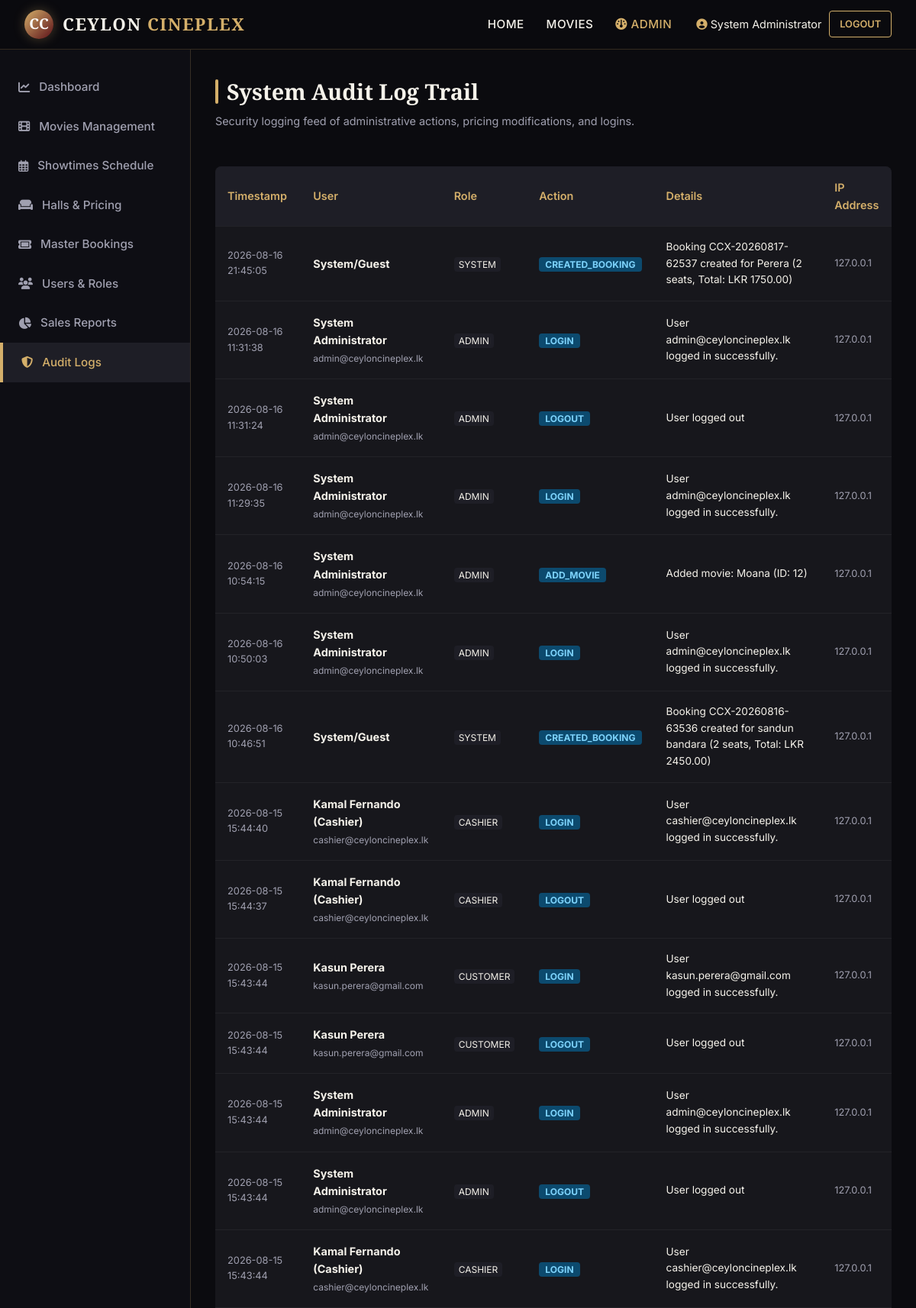
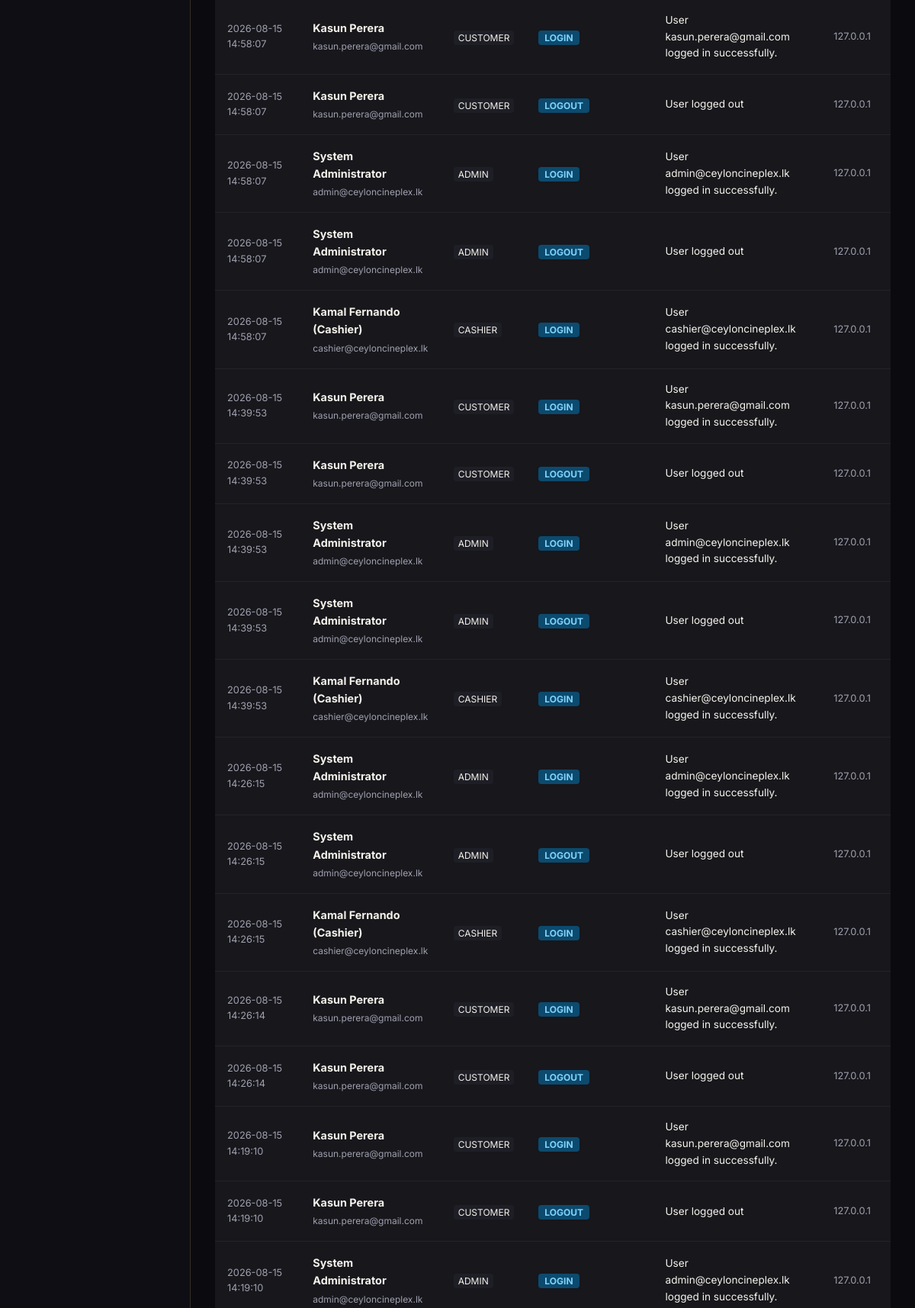
Screenshot of /admin/audit-logs (signed in, upper part) with the database file from the repository (2 pictures, top to bottom).
### tables this page shows
CREATE TABLE users ( id INTEGER PRIMARY KEY AUTOINCREMENT, full_name VARCHAR(100) NOT NULL, email VARCHAR(120) NOT NULL UNIQUE, phone VARCHAR(20) NOT NULL, password_hash VARCHAR(255) NOT NULL, role_id INT NOT NULL DEFAULT 1, created_at DATETIME DEFAULT CURRENT_TIMESTAMP, FOREIGN KEY (role_id) REFERENCES roles(id) ON DELETE RESTRICT );

CREATE TABLE audit_logs ( id INTEGER PRIMARY KEY AUTOINCREMENT, user_id INT NULL, action VARCHAR(100) NOT NULL, details TEXT, ip_address VARCHAR(45), created_at DATETIME DEFAULT CURRENT_TIMESTAMP, FOREIGN KEY (user_id) REFERENCES users(id) ON DELETE SET NULL );

CREATE TABLE roles ( id INTEGER PRIMARY KEY AUTOINCREMENT, name VARCHAR(50) NOT NULL UNIQUE );

### routes/admin.py (the view)
@admin_bp.route('/admin/audit-logs')
@login_required
@role_required('ADMIN')
def audit_logs():
    logs = AuditLog.get_recent(limit=100)
    return render_template('admin/audit-logs.html', logs=logs)

### app.py (called while the page is built)
@app.context_processor
def inject_global_vars():
    return {
        'cinema_name': Config.CINEMA_NAME,
        'cinema_tagline': Config.CINEMA_TAGLINE,
        'cinema_address': Config.CINEMA_ADDRESS,
        'cinema_phone': Config.CINEMA_PHONE,
        'user_name': session.get('user_name'),
        'user_role': session.get('user_role', 'GUEST')
    }

### database/db.py (called while the page is built, shortened)
def _create_raw_connection():
    if Config.DB_TYPE == 'mysql':
        connection = pymysql.connect(
            host=Config.MYSQL_HOST,
            port=Config.MYSQL_PORT,
            user=Config.MYSQL_USER,
            password=Config.MYSQL_PASSWORD,
            database=Config.MYSQL_DB,
            autocommit=False,
            cursorclass=pymysql.cursors.DictCursor
        )
        return connection
    else:
        db_path = Config.SQLITE_DB_PATH
        os.makedirs(os.path.dirname(os.path.abspath(db_path)), exist_ok=True)
        base_db = os.path.join(os.path.dirname(os.path.dirname(__file__)), 'ceylon_cineplex.db')
        conn = sqlite3.connect(db_path, check_same_thread=False)
        conn.row_factory = sqlite3.Row
        conn.execute("PRAGMA foreign_keys = ON;")
        return conn

def get_db_connection():
    conn = _create_raw_connection()
    is_sqlite = Config.DB_TYPE != 'mysql'
    if is_sqlite:
        try:
            cur = conn.cursor()
            cur.execute("SELECT name FROM sqlite_master WHERE type='table' AND name='movies';")
            if not cur.fetchone():
                init_db(conn=conn)
        except Exception as ex:
            print(f"[!] SQLite schema check error: {ex}")
    return conn

### models/audit.py (called while the page is built)
    @staticmethod
    def get_recent(limit=100):
        query = """
            SELECT a.*, u.full_name, u.email, r.name as role_name
            FROM audit_logs a
            LEFT JOIN users u ON a.user_id = u.id
            LEFT JOIN roles r ON u.role_id = r.id
            ORDER BY a.created_at DESC
            LIMIT ?;
        """
        return execute_query(query, (limit,), fetchall=True)

### routes/auth.py (called while the page is built)
def login_required(f):
    @wraps(f)
    def decorated_function(*args, **kwargs):
        if 'user_id' not in session:
            flash("Please log in to access this page.", "warning")
            return redirect(url_for('auth.login', next=request.url))
        return f(*args, **kwargs)
    return decorated_function

### templates/admin/audit-logs.html
{% extends "base.html" %}
{% block extra_css %}
<link rel="stylesheet" href="{{ url_for('static', filename='css/admin.css') }}">
{% endblock %}
{% block content %}
<div class="admin-container">
    <div class="admin-sidebar">
        <ul class="sidebar-menu">
            <li class="sidebar-item"><a href="{{ url_for('admin.dashboard') }}"><i class="fa-solid fa-chart-line"></i> Dashboard</a></li>
            <li class="sidebar-item"><a href="{{ url_for('admin.movies') }}"><i class="fa-solid fa-film"></i> Movies Management</a></li>
            <li class="sidebar-item"><a href="{{ url_for('admin.showtimes') }}"><i class="fa-regular fa-calendar-days"></i> Showtimes Schedule</a></li>
            <li class="sidebar-item"><a href="{{ url_for('admin.halls') }}"><i class="fa-solid fa-couch"></i> Halls & Pricing</a></li>
            <li class="sidebar-item"><a href="{{ url_for('admin.bookings') }}"><i class="fa-solid fa-ticket"></i> Master Bookings</a></li>
            <li class="sidebar-item"><a href="{{ url_for('admin.users') }}"><i class="fa-solid fa-users"></i> Users & Roles</a></li>
            <li class="sidebar-item"><a href="{{ url_for('admin.reports') }}"><i class="fa-solid fa-chart-pie"></i> Sales Reports</a></li>
            <li class="sidebar-item active"><a href="{{ url_for('admin.audit_logs') }}"><i class="fa-solid fa-shield-halved"></i> Audit Logs</a></li>
        </ul>
    </div>
    <div class="admin-main">
        <div style="margin-bottom: 2rem;">
            <h1 class="section-title">System Audit Log Trail</h1>
            <p style="color: var(--text-muted); font-size: 0.9rem; margin-top: 4px;">Security logging feed of administrative actions, pricing modifications, and logins.</p>
        </div>
        <div class="table-responsive">
            <table class="table-custom">
                <thead>
                    <tr>
                        <th>Timestamp</th>
                        <th>User</th>
                        <th>Role</th>
                        <th>Action</th>
                        <th>Details</th>
                        <th>IP Address</th>
                    </tr>
                </thead>
                <tbody>
                    {% for log in logs %}
                        <tr>
                            <td style="font-size: 0.8rem; color: var(--text-muted);">{{ log.created_at }}</td>
                            <td><strong>{{ log.full_name or 'System/Guest' }}</strong><br/><span style="font-size: 0.75rem; color: var(--text-muted);">{{ log.email or '' }}</span></td>
                            <td><span style="background: var(--bg-surface); padding: 2px 6px; border-radius: 4px; font-size: 0.75rem;">{{ log.role_name or 'SYSTEM' }}</span></td>
                            <td><span style="background: #0C4A6E; color: #7DD3FC; padding: 2px 8px; border-radius: 4px; font-weight: bold; font-size: 0.75rem;">{{ log.action }}</span></td>
                            <td style="font-size: 0.85rem;">{{ log.details }}</td>
                            <td style="font-size: 0.8rem; color: var(--text-muted);">{{ log.ip_address or '127.0.0.1' }}</td>
                        </tr>
                    {% endfor %}
                </tbody>
            </table>
        </div>
    </div>
</div>
{% endblock %}

### templates/base.html (shortened to what this page needs)
<!DOCTYPE html>
<html lang="{{ current_lang | lower }}">
<head>
    <link rel="stylesheet" href="https://cdnjs.cloudflare.com/ajax/libs/font-awesome/6.4.0/css/all.min.css">
    <link rel="stylesheet" href="{{ url_for('static', filename='css/style.css') }}">
    {% block extra_css %}{% endblock %}
</head>
<body>
    <nav class="navbar">
        <div class="brand-container">
            <a href="{{ url_for('customer.index') }}" style="display: flex; align-items: center; gap: 12px;">
                <div class="brand-logo">CC</div>
                <div class="brand-title">CEYLON <span>CINEPLEX</span></div>
            </a>
        </div>
        <div class="nav-wrapper" id="navWrapper">
            <ul class="nav-menu">
                <li><a href="{{ url_for('customer.index') }}" class="nav-link" data-si="Home">Home</a></li>
                <li><a href="{{ url_for('customer.movies') }}" class="nav-link" data-si="Movies">Movies</a></li>
                {% if session.user_id %}
                    {% if session.user_role == 'ADMIN' %}
                        <li><a href="{{ url_for('admin.dashboard') }}" class="nav-link" style="color: var(--gold);" data-si="Admin Dashboard"><i class="fa-solid fa-gauge"></i> Admin</a></li>
                    {% elif session.user_role == 'CASHIER' %}
                        <li><a href="{{ url_for('cashier.dashboard') }}" class="nav-link" style="color: var(--gold);" data-si="Cashier POS"><i class="fa-solid fa-cash-register"></i> POS Counter</a></li>
                    {% else %}
                        <li><a href="{{ url_for('customer.my_bookings') }}" class="nav-link" data-si="My Bookings">My Bookings</a></li>
                    {% endif %}
                {% endif %}
            </ul>
            <div class="nav-actions">
                {% if session.user_id %}
                    <div style="display: flex; align-items: center; gap: 10px; flex-wrap: wrap;">
                        <a href="{{ url_for('customer.profile') }}" style="color: var(--text-primary); font-size: 0.9rem;">
                            <i class="fa-solid fa-circle-user" style="color: var(--gold);"></i> {{ session.user_name }}
                        </a>
                        <a href="{{ url_for('auth.logout') }}" class="btn-outline" style="padding: 0.4rem 0.8rem; font-size: 0.8rem;">Logout</a>
                    </div>
                {% else %}
                    <a href="{{ url_for('auth.login') }}" class="btn-outline">Login</a>
                    <a href="{{ url_for('auth.register') }}" class="btn-primary">Register</a>
                {% endif %}
            </div>
        </div>
    </nav>
    <main style="flex-grow: 1;">
        {% block content %}{% endblock %}
    </main>
</body>
</html>

### static/css/style.css (style rules this page uses)
:root { --bg-dark: #0B0B0F; --bg-card: #17171C; --bg-surface: #1E1E26; --burgundy: #5B1018; --red-accent: #A51C30; --gold: #D4AF6A; --gold-hover: #E5C384; --text-primary: #F5F2EA; --text-muted: #A0A0B0; --border-color: rgba(212, 175, 106, 0.2); --font-heading: 'Cinzel', 'Playfair Display', Georgia, serif; --font-sans: 'Inter', -apple-system, BlinkMacSystemFont, 'Segoe UI', Roboto, sans-serif; }
* { margin: 0; padding: 0; box-sizing: border-box; }
body { background-color: var(--bg-dark); color: var(--text-primary); font-family: var(--font-sans); line-height: 1.6; min-height: 100vh; display: flex; flex-direction: column; overflow-x: hidden; }
a { color: var(--gold); text-decoration: none; transition: color 0.3s ease; }
.navbar { background: rgba(11, 11, 15, 0.95); backdrop-filter: blur(12px); border-bottom: 1px solid var(--border-color); position: sticky; top: 0; z-index: 1000; padding: 0.8rem 2rem; display: flex; align-items: center; justify-content: space-between; flex-wrap: wrap; }
.brand-container { display: flex; align-items: center; gap: 12px; }
.brand-logo { width: 38px; height: 38px; background: linear-gradient(135deg, var(--gold), var(--burgundy)); border-radius: 50%; display: flex; align-items: center; justify-content: center; font-family: var(--font-heading); font-weight: bold; color: #fff; font-size: 1.2rem; box-shadow: 0 0 15px rgba(212, 175, 106, 0.3); }
.brand-title { font-family: var(--font-heading); font-size: 1.4rem; font-weight: 700; letter-spacing: 1.5px; color: var(--text-primary); }
.brand-title span { color: var(--gold); }
.nav-wrapper { display: flex; align-items: center; gap: 2rem; }
.nav-menu { display: flex; align-items: center; gap: 1.8rem; list-style: none; }
.nav-link { color: var(--text-primary); font-size: 0.95rem; font-weight: 500; letter-spacing: 0.5px; text-transform: uppercase; padding: 0.5rem 0; position: relative; }
.nav-link::after { content: ''; position: absolute; bottom: 0; left: 0; width: 0; height: 2px; background: var(--gold); transition: width 0.3s ease; }
.nav-actions { display: flex; align-items: center; gap: 1rem; }
.btn-outline { background: transparent; border: 1px solid var(--gold); color: var(--gold); font-weight: 600; padding: 0.6rem 1.3rem; border-radius: 4px; cursor: pointer; font-size: 0.85rem; text-transform: uppercase; transition: all 0.3s ease; }
.section-title { font-family: var(--font-heading); font-size: 1.8rem; color: var(--text-primary); position: relative; padding-left: 15px; }
.section-title::before { content: ''; position: absolute; left: 0; top: 15%; height: 70%; width: 4px; background: var(--gold); border-radius: 2px; }
.table-responsive { width: 100%; overflow-x: auto; -webkit-overflow-scrolling: touch; margin-top: 1rem; margin-bottom: 1rem; border-radius: 8px; }

### static/css/admin.css (style rules this page uses)
.admin-container { display: flex; min-height: calc(100vh - 70px); }
.admin-sidebar { width: 250px; background: #0E0E14; border-right: 1px solid var(--border-color); padding: 1.5rem 0; flex-shrink: 0; }
.sidebar-menu { list-style: none; }
.sidebar-item a { display: flex; align-items: center; gap: 12px; padding: 0.85rem 1.5rem; color: var(--text-muted); font-size: 0.95rem; font-weight: 500; transition: all 0.2s ease; }
.sidebar-item.active a, .sidebar-item a:hover { background: var(--bg-surface); color: var(--gold); border-left: 4px solid var(--gold); }
.admin-main { flex-grow: 1; padding: 2rem; background: var(--bg-dark); overflow-y: auto; }
.table-custom { width: 100%; border-collapse: collapse; margin-top: 1rem; background: var(--bg-card); border-radius: 8px; overflow: hidden; }
.table-custom th, .table-custom td { padding: 1rem; text-align: left; border-bottom: 1px solid rgba(255, 255, 255, 0.05); font-size: 0.9rem; }
.table-custom th { background: var(--bg-surface); color: var(--gold); font-weight: 600; }

### rows the page displays
users: user_name "System Administrator"
audit_logs: created_at "2026-08-16 21:45:05", full_name "System/Guest", role_name "SYSTEM", action "CREATED_BOOKING", details "Booking CCX-20260817-62537 created for Perera (2 seats, Total: LKR 1750.00)", ip_address "127.0.0.1"
audit_logs: created_at "2026-08-16 11:31:38", full_name "System Administrator", email "admin@ceyloncineplex.lk", name "ADMIN", action "LOGIN", details "User admin@ceyloncineplex.lk logged in successfully.", ip_address "127.0.0.1"
audit_logs: created_at "2026-08-16 11:31:24", full_name "System Administrator", email "admin@ceyloncineplex.lk", name "ADMIN", action "LOGOUT", details "User logged out", ip_address "127.0.0.1"
audit_logs: created_at "2026-08-16 11:29:35", full_name "System Administrator", email "admin@ceyloncineplex.lk", name "ADMIN", action "LOGIN", details "User admin@ceyloncineplex.lk logged in successfully.", ip_address "127.0.0.1"
audit_logs: created_at "2026-08-16 10:54:15", full_name "System Administrator", email "admin@ceyloncineplex.lk", name "ADMIN", action "ADD_MOVIE", details "Added movie: Moana (ID: 12)", ip_address "127.0.0.1"
audit_logs: created_at "2026-08-16 10:50:03", full_name "System Administrator", email "admin@ceyloncineplex.lk", name "ADMIN", action "LOGIN", details "User admin@ceyloncineplex.lk logged in successfully.", ip_address "127.0.0.1"
audit_logs: created_at "2026-08-16 10:46:51", full_name "System/Guest", role_name "SYSTEM", action "CREATED_BOOKING", details "Booking CCX-20260816-63536 created for sandun bandara (2 seats, Total: LKR 2450.00)", ip_address "127.0.0.1"
audit_logs: created_at "2026-08-15 15:44:40", full_name "Kamal Fernando (Cashier)", email "cashier@ceyloncineplex.lk", name "CASHIER", action "LOGIN", details "User cashier@ceyloncineplex.lk logged in successfully.", ip_address "127.0.0.1"
audit_logs: created_at "2026-08-15 15:44:37", full_name "Kamal Fernando (Cashier)", email "cashier@ceyloncineplex.lk", name "CASHIER", action "LOGOUT", details "User logged out", ip_address "127.0.0.1"
audit_logs: created_at "2026-08-15 15:43:44", full_name "Kasun Perera", email "kasun.perera@gmail.com", name "CUSTOMER", action "LOGIN", details "User kasun.perera@gmail.com logged in successfully.", ip_address "127.0.0.1"
audit_logs: created_at "2026-08-15 15:43:44", full_name "Kasun Perera", email "kasun.perera@gmail.com", name "CUSTOMER", action "LOGOUT", details "User logged out", ip_address "127.0.0.1"
audit_logs: created_at "2026-08-15 15:43:44", full_name "System Administrator", email "admin@ceyloncineplex.lk", name "ADMIN", action "LOGIN", details "User admin@ceyloncineplex.lk logged in successfully.", ip_address "127.0.0.1"
audit_logs: created_at "2026-08-15 15:43:44", full_name "System Administrator", email "admin@ceyloncineplex.lk", name "ADMIN", action "LOGOUT", details "User logged out", ip_address "127.0.0.1"
audit_logs: created_at "2026-08-15 15:43:44", full_name "Kamal Fernando (Cashier)", email "cashier@ceyloncineplex.lk", name "CASHIER", action "LOGIN", details "User cashier@ceyloncineplex.lk logged in successfully.", ip_address "127.0.0.1"
audit_logs: created_at "2026-08-15 14:58:07", full_name "Kasun Perera", email "kasun.perera@gmail.com", name "CUSTOMER", action "LOGIN", details "User kasun.perera@gmail.com logged in successfully.", ip_address "127.0.0.1"
audit_logs: created_at "2026-08-15 14:58:07", full_name "Kasun Perera", email "kasun.perera@gmail.com", name "CUSTOMER", action "LOGOUT", details "User logged out", ip_address "127.0.0.1"
audit_logs: created_at "2026-08-15 14:58:07", full_name "System Administrator", email "admin@ceyloncineplex.lk", name "ADMIN", action "LOGIN", details "User admin@ceyloncineplex.lk logged in successfully.", ip_address "127.0.0.1"
audit_logs: created_at "2026-08-15 14:58:07", full_name "System Administrator", email "admin@ceyloncineplex.lk", name "ADMIN", action "LOGOUT", details "User logged out", ip_address "127.0.0.1"
audit_logs: created_at "2026-08-15 14:58:07", full_name "Kamal Fernando (Cashier)", email "cashier@ceyloncineplex.lk", name "CASHIER", action "LOGIN", details "User cashier@ceyloncineplex.lk logged in successfully.", ip_address "127.0.0.1"
audit_logs: created_at "2026-08-15 14:39:53", full_name "Kasun Perera", email "kasun.perera@gmail.com", name "CUSTOMER", action "LOGIN", details "User kasun.perera@gmail.com logged in successfully.", ip_address "127.0.0.1"
audit_logs: created_at "2026-08-15 14:39:53", full_name "Kasun Perera", email "kasun.perera@gmail.com", name "CUSTOMER", action "LOGOUT", details "User logged out", ip_address "127.0.0.1"
audit_logs: created_at "2026-08-15 14:39:53", full_name "System Administrator", email "admin@ceyloncineplex.lk", name "ADMIN", action "LOGIN", details "User admin@ceyloncineplex.lk logged in successfully.", ip_address "127.0.0.1"
audit_logs: created_at "2026-08-15 14:39:53", full_name "System Administrator", email "admin@ceyloncineplex.lk", name "ADMIN", action "LOGOUT", details "User logged out", ip_address "127.0.0.1"
audit_logs: created_at "2026-08-15 14:39:53", full_name "Kamal Fernando (Cashier)", email "cashier@ceyloncineplex.lk", name "CASHIER", action "LOGIN", details "User cashier@ceyloncineplex.lk logged in successfully.", ip_address "127.0.0.1"
audit_logs: created_at "2026-08-15 14:26:15", full_name "System Administrator", email "admin@ceyloncineplex.lk", name "ADMIN", action "LOGIN", details "User admin@ceyloncineplex.lk logged in successfully.", ip_address "127.0.0.1"
audit_logs: created_at "2026-08-15 14:26:15", full_name "System Administrator", email "admin@ceyloncineplex.lk", name "ADMIN", action "LOGOUT", details "User logged out", ip_address "127.0.0.1"
audit_logs: created_at "2026-08-15 14:26:15", full_name "Kamal Fernando (Cashier)", email "cashier@ceyloncineplex.lk", name "CASHIER", action "LOGIN", details "User cashier@ceyloncineplex.lk logged in successfully.", ip_address "127.0.0.1"
audit_logs: created_at "2026-08-15 14:26:14", full_name "Kasun Perera", email "kasun.perera@gmail.com", name "CUSTOMER", action "LOGIN", details "User kasun.perera@gmail.com logged in successfully.", ip_address "127.0.0.1"
audit_logs: created_at "2026-08-15 14:26:14", full_name "Kasun Perera", email "kasun.perera@gmail.com", name "CUSTOMER", action "LOGOUT", details "User logged out", ip_address "127.0.0.1"
audit_logs: created_at "2026-08-15 14:19:10", full_name "Kasun Perera", email "kasun.perera@gmail.com", name "CUSTOMER", action "LOGIN", details "User kasun.perera@gmail.com logged in successfully.", ip_address "127.0.0.1"
audit_logs: created_at "2026-08-15 14:19:10", full_name "Kasun Perera", email "kasun.perera@gmail.com", name "CUSTOMER", action "LOGOUT", details "User logged out", ip_address "127.0.0.1"
audit_logs: created_at "2026-08-15 14:19:10", full_name "System Administrator", email "admin@ceyloncineplex.lk", name "ADMIN", action "LOGIN", details "User admin@ceyloncineplex.lk logged in successfully.", ip_address "127.0.0.1"
